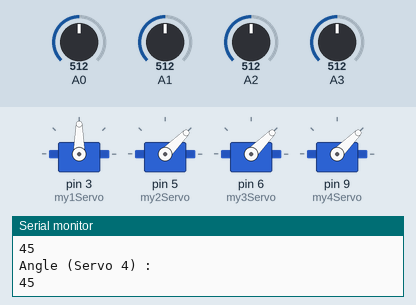
The sketch below on a simulated Arduino Uno, built with avr-gcc and run on an emulated ATmega328P. On the bench: 4 × servo, the last lines printed to the serial monitor. The test bench sets the inputs (shaded band); at power-on: A0 = 512, A2 = 512, A1 = 512, A3 = 512.

Above: at 1.2 s.
1.3 s: A0 set to 716
At 2.5 s:
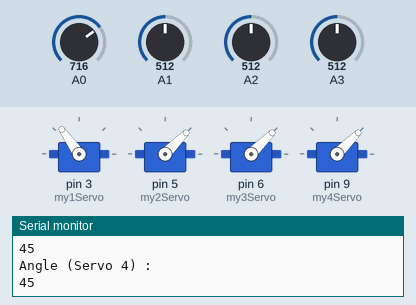
2.8 s: A2 set to 716
At 3.8 s:
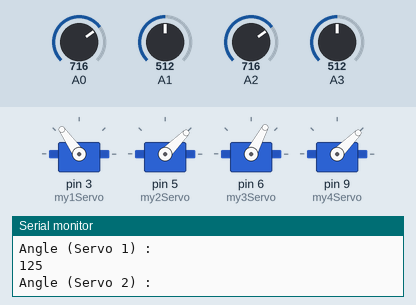
4.3 s: A1 set to 306
At 5.0 s:
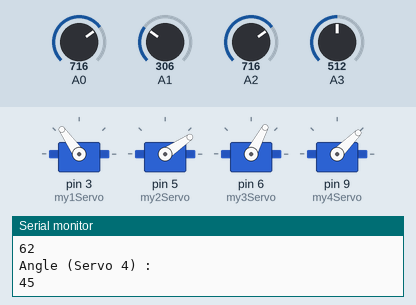
5.8 s: A3 set to 306
At 6.2 s:
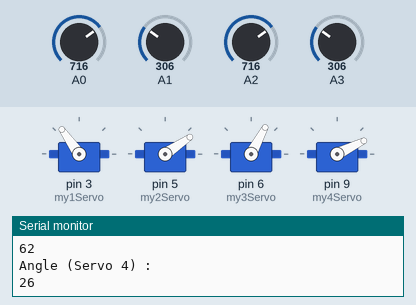
7.3 s: A0 set to 992
At 8.5 s:
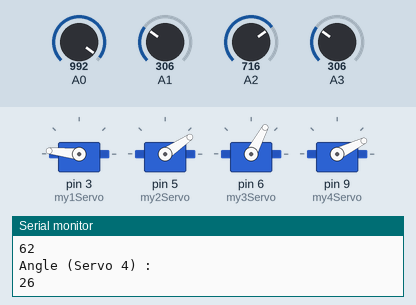
8.8 s: A2 set to 992
At 9.8 s:
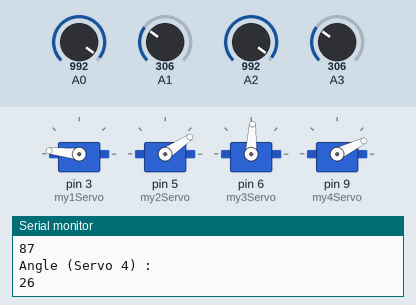
Timing chart, 0 to 11.3 s (numbered marks = the images above; inputs shaded):
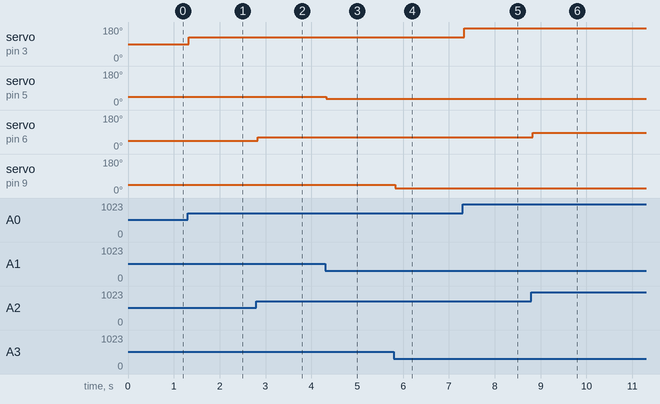

Measured:
- after the input at 1.3 s, servo on pin 3 (my1Servo): 90° → 125° at once
- after the input at 2.8 s, servo on pin 6 (my3Servo): 45° → 62° at once
- after the input at 4.3 s, servo on pin 5 (my2Servo): 45° → 34° at once
- after the input at 5.8 s, servo on pin 9 (my4Servo): 45° → 26° at once
- after the input at 7.3 s, servo on pin 3 (my1Servo): 125° → 174° at once
- after the input at 8.8 s, servo on pin 6 (my3Servo): 62° → 87° at once

The sketch:

Robotic_Arm.ino
```cpp
#include <Servo.h>

Servo my1Servo;
Servo my2Servo;
Servo my3Servo;
Servo my4Servo;

void setup()
{
 Serial.begin(115200);
 my1Servo.attach(3);
 my2Servo.attach(5);
 my3Servo.attach(6);
 my4Servo.attach(9);
}

void loop()
{
 int valcomfrom1pot = analogRead(A0);
 int degree1 = map(valcomfrom1pot, 0, 1023, 0, 180);
 my1Servo.write(degree1);
 Serial.println("Angle (Servo 1) : ");
 Serial.println(degree1);
 int valcomfrom2pot = analogRead(A1);
 int degree2 = map(valcomfrom2pot, 0, 1023, 20, 70);
 my2Servo.write(degree2);
 Serial.println("Angle (Servo 2) : ");
 Serial.println(degree2);
 int valcomfrom3pot = analogRead(A2);
 int degree3 = map(valcomfrom3pot, 0, 1023, 0, 90);
 my3Servo.write(degree3);
 Serial.println("Angle (Servo 3) : ");
 Serial.println(degree3);
 int valcomfrom4pot = analogRead(A3);
 int degree4 = map(valcomfrom4pot, 0, 1023, 0, 90);
 my4Servo.write(degree4);
 Serial.println("Angle (Servo 4) : ");
 Serial.println(degree4);
 Serial.println("");
 Serial.println("");
 Serial.println("");
 Serial.println("");
 Serial.println("");
 Serial.println("");
 Serial.println("");
 delay(40);
}
```
